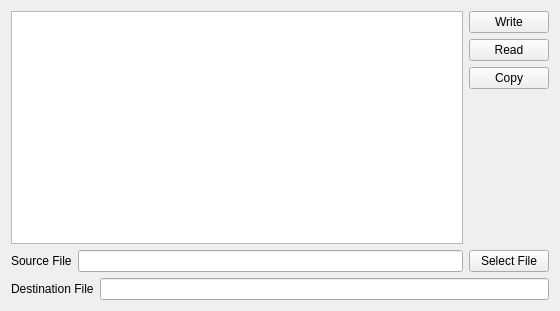
<?xml version="1.0" encoding="UTF-8"?>
<ui version="4.0">
 <class>Widget</class>
 <widget class="QWidget" name="Widget">
  <property name="geometry">
   <rect>
    <x>0</x>
    <y>0</y>
    <width>560</width>
    <height>311</height>
   </rect>
  </property>
  <property name="windowTitle">
   <string>Widget</string>
  </property>
  <layout class="QVBoxLayout" name="verticalLayout_2">
   <item>
    <layout class="QHBoxLayout" name="horizontalLayout">
     <item>
      <widget class="QTextEdit" name="textEdit"/>
     </item>
     <item>
      <layout class="QVBoxLayout" name="verticalLayout">
       <item>
        <widget class="QPushButton" name="WritePushButton">
         <property name="text">
          <string>Write</string>
         </property>
        </widget>
       </item>
       <item>
        <widget class="QPushButton" name="ReadPushButton">
         <property name="text">
          <string>Read</string>
         </property>
        </widget>
       </item>
       <item>
        <widget class="QPushButton" name="CopyPushButton">
         <property name="text">
          <string>Copy</string>
         </property>
        </widget>
       </item>
       <item>
        <spacer name="verticalSpacer">
         <property name="orientation">
          <enum>Qt::Vertical</enum>
         </property>
         <property name="sizeHint" stdset="0">
          <size>
           <width>20</width>
           <height>40</height>
          </size>
         </property>
        </spacer>
       </item>
      </layout>
     </item>
    </layout>
   </item>
   <item>
    <layout class="QHBoxLayout" name="horizontalLayout_2">
     <item>
      <widget class="QLabel" name="label">
       <property name="text">
        <string>Source File</string>
       </property>
      </widget>
     </item>
     <item>
      <widget class="QLineEdit" name="SourceLineEdit"/>
     </item>
     <item>
      <widget class="QPushButton" name="selectFilePushButton">
       <property name="text">
        <string>Select File</string>
       </property>
      </widget>
     </item>
    </layout>
   </item>
   <item>
    <layout class="QHBoxLayout" name="horizontalLayout_3">
     <item>
      <widget class="QLabel" name="label_2">
       <property name="text">
        <string>Destination File</string>
       </property>
      </widget>
     </item>
     <item>
      <widget class="QLineEdit" name="DestinationLineEdit"/>
     </item>
    </layout>
   </item>
  </layout>
 </widget>
 <resources/>
 <connections/>
</ui>
